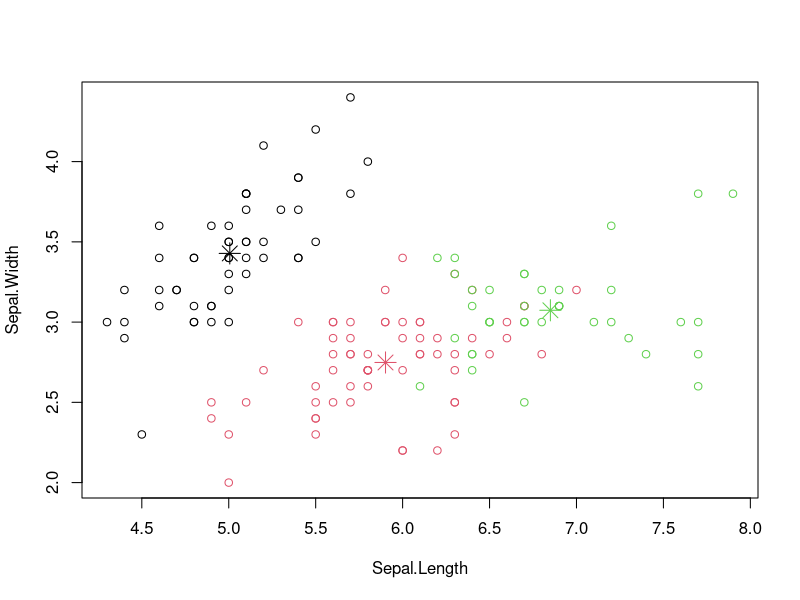
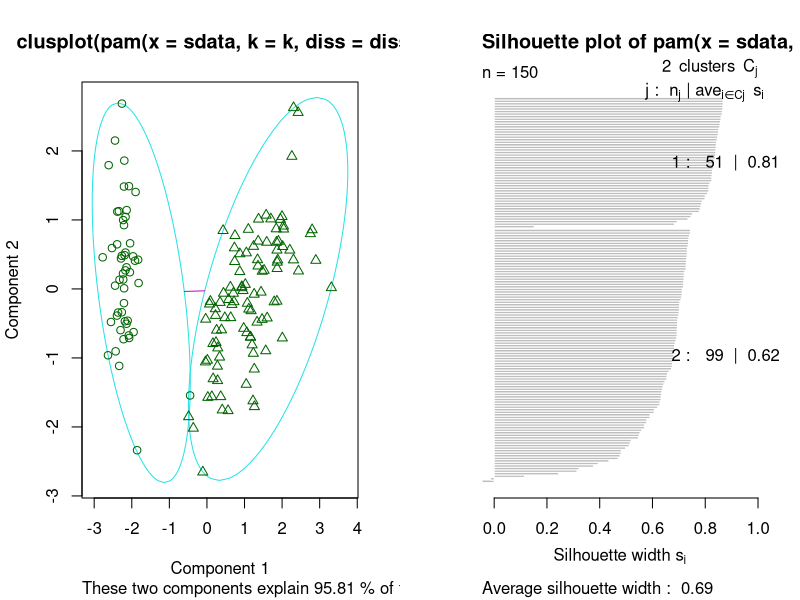
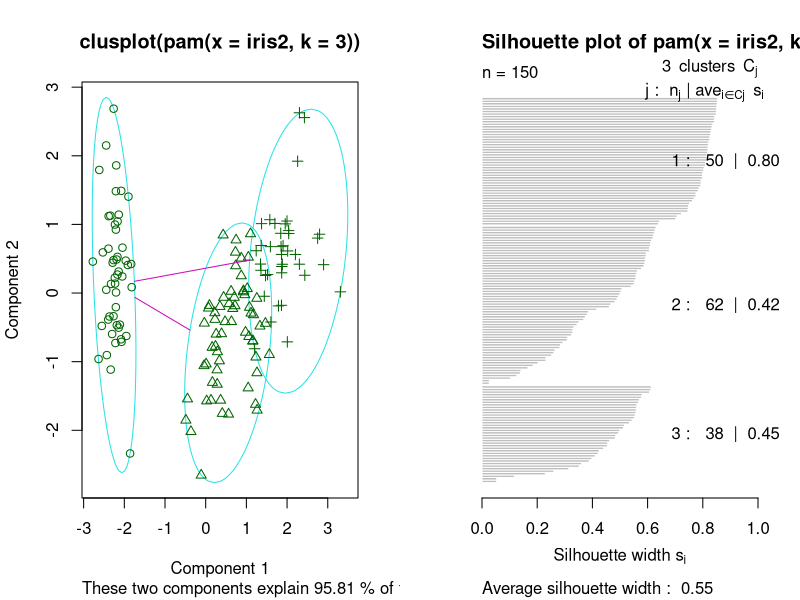
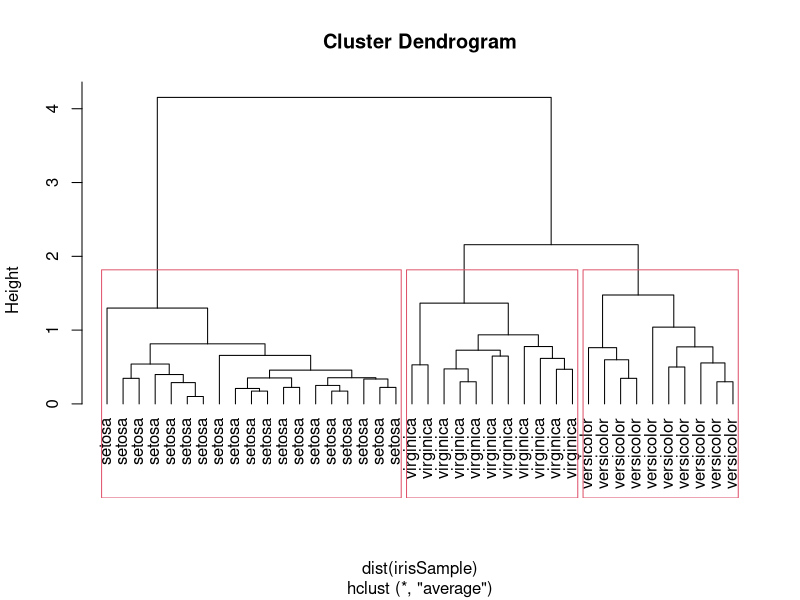
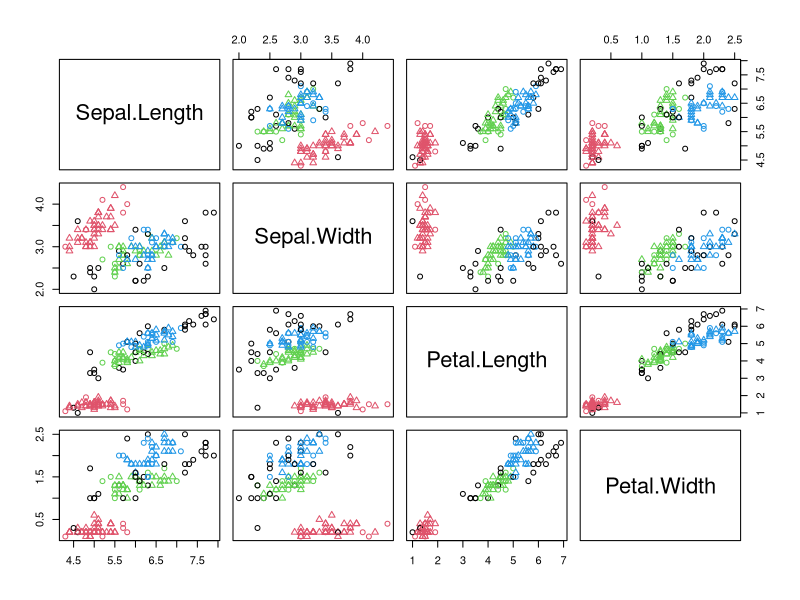
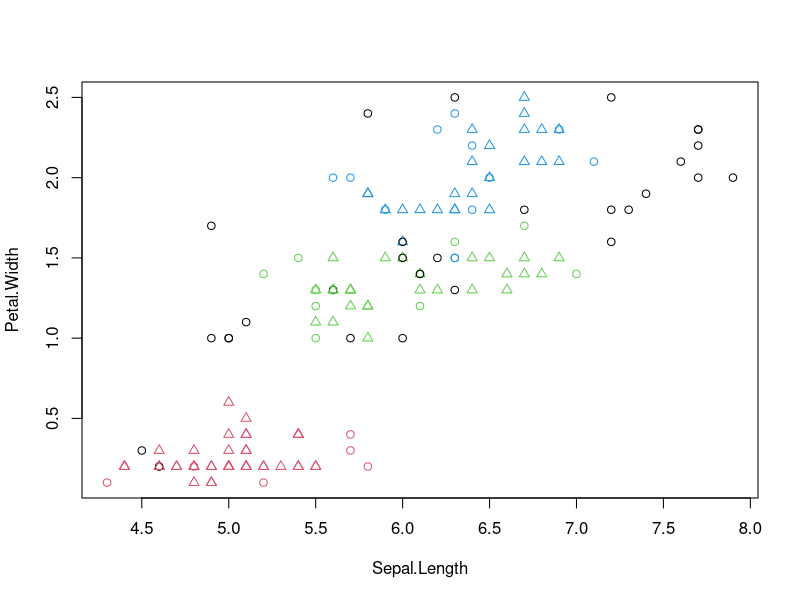
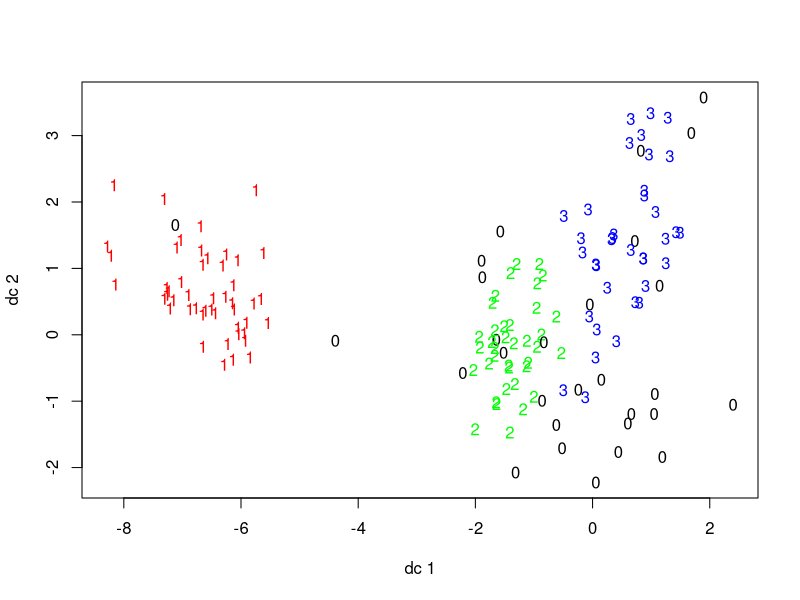
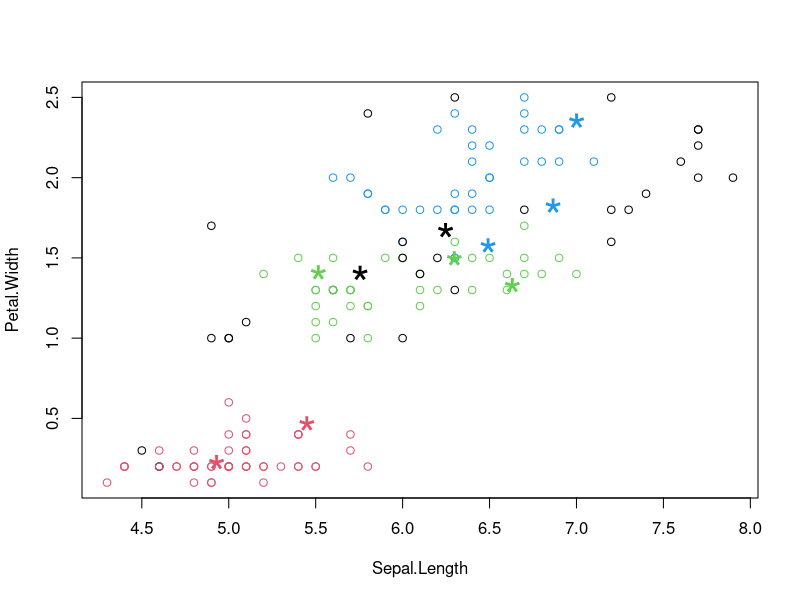

These charts were generated, in order, by the following R code:
## ---- chunk 1
set.seed(8953)
## ---- chunk 2
iris2 <- iris
iris2$Species <- NULL
(kmeans.result <- kmeans(iris2, 3)) 
## ---- chunk 3
table(iris$Species, kmeans.result$cluster)
## ---- chunk 4
plot(iris2[c("Sepal.Length", "Sepal.Width")], col = kmeans.result$cluster)
# plot cluster centers
points(kmeans.result$centers[,c("Sepal.Length", "Sepal.Width")], col = 1:3, 
       pch = 8, cex=2)
## ---- chunk 5
library(fpc)
pamk.result <- pamk(iris2)
# number of clusters
pamk.result$nc
# check clustering against actual species
table(pamk.result$pamobject$clustering, iris$Species)
## ---- chunk 6
layout(matrix(c(1,2),1,2)) # 2 graphs per page 
plot(pamk.result$pamobject)
layout(matrix(1)) # change back to one graph per page 
## ---- chunk 7
library(cluster)
pam.result <- pam(iris2, 3)
table(pam.result$clustering, iris$Species)
## ---- chunk 8
layout(matrix(c(1,2),1,2)) # 2 graphs per page 
plot(pam.result)
layout(matrix(1)) # change back to one graph per page 
## ---- chunk 9
set.seed(2835)
## ---- chunk 10
idx <- sample(1:dim(iris)[1], 40)
irisSample <- iris[idx,]
irisSample$Species <- NULL
hc <- hclust(dist(irisSample), method="ave")
## ---- chunk 11
plot(hc, hang = -1, labels=iris$Species[idx])
# cut tree into 3 clusters
rect.hclust(hc, k=3)
groups <- cutree(hc, k=3)
## ---- chunk 12
library(fpc)
iris2 <- iris[-5] # remove class tags
ds <- dbscan(iris2, eps=0.42, MinPts=5)
# compare clusters with original class labels
table(ds$cluster, iris$Species)
## ---- chunk 13
plot(ds, iris2)
## ---- chunk 14
plot(ds, iris2[c(1,4)])
## ---- chunk 15
plotcluster(iris2, ds$cluster)
## ---- chunk 16
# create a new dataset for labeling
set.seed(435) 
idx <- sample(1:nrow(iris), 10)
newData <- iris[idx,-5]
newData <- newData + matrix(runif(10*4, min=0, max=0.2), nrow=10, ncol=4)
# label new data
myPred <- predict(ds, iris2, newData)
# plot result
plot(iris2[c(1,4)], col=1+ds$cluster)
points(newData[c(1,4)], pch="*", col=1+myPred, cex=3)
# check cluster labels
table(myPred, iris$Species[idx])
